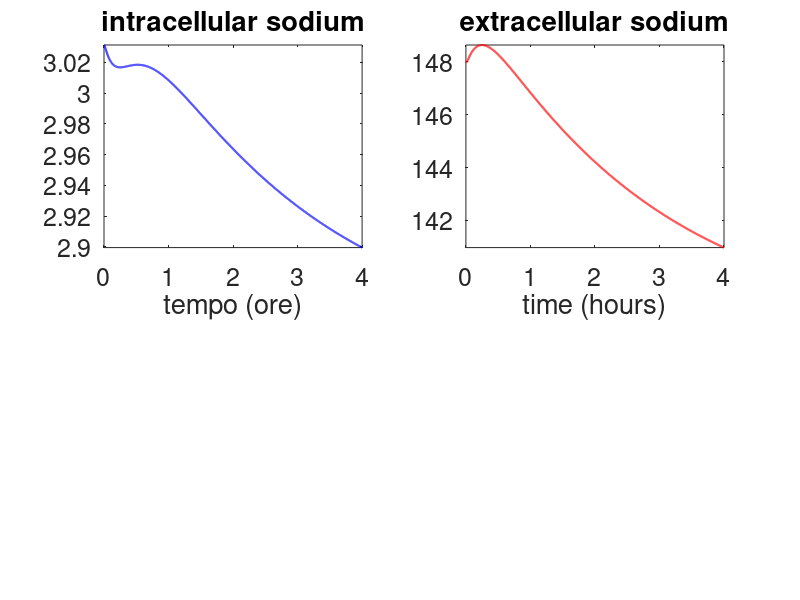
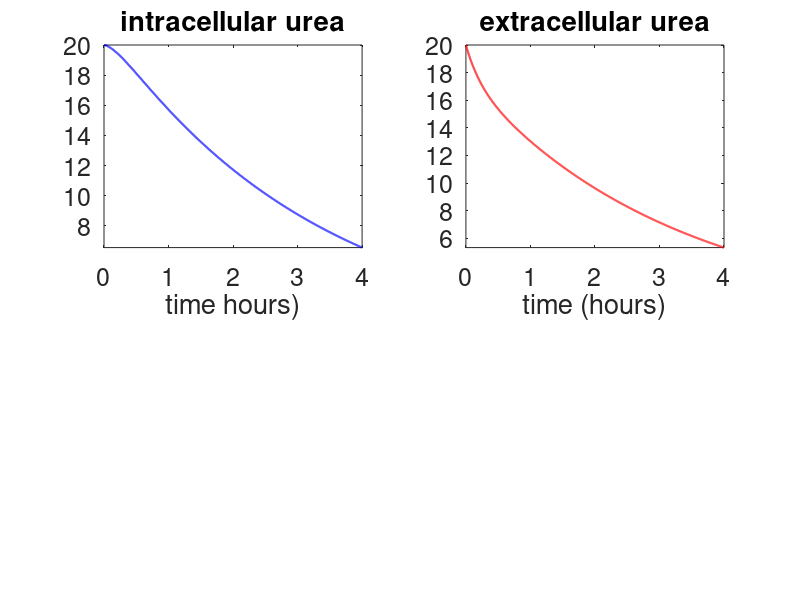
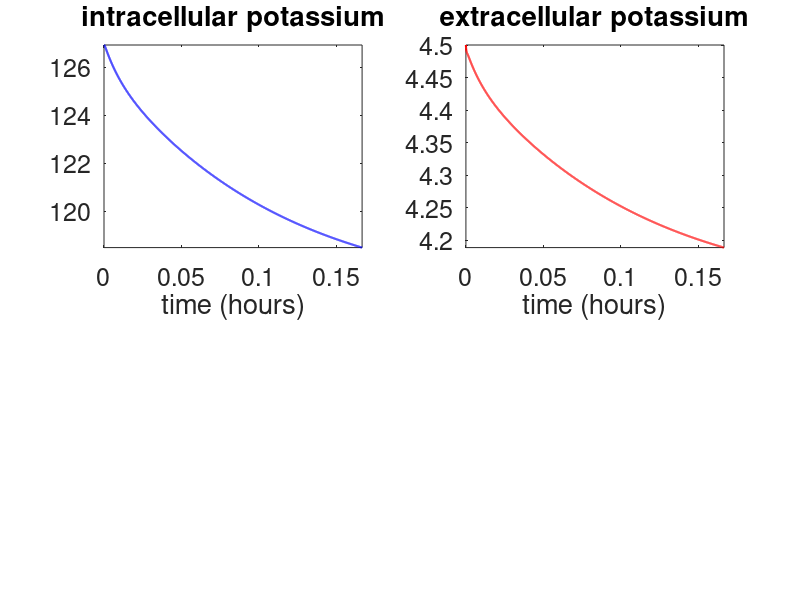
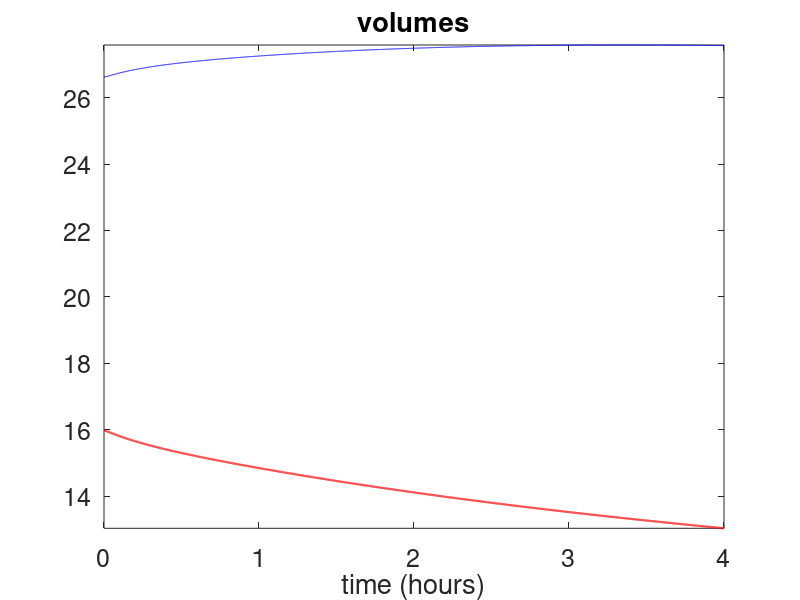

Recreate these plots in MATLAB, in order.
% clc
clear all
% close all
ki_Na = 1.5;
ke_Na = 0.02*ki_Na;
u_Na = 0.107;
cNa_d = 140;

ki_U = 0.77;
ke_U = 1*ki_U;
u_U = 0.075;
cU_d = 0;

ki_K = 1.5;
ke_K = 28.2*ki_K;
u_K = 0.045;
cK_d = 2;

d = 0.241;
qf = 2/240;
Ii = 0;  % immagino non beva durante la dialisi
Vt = 0.58*70+2;   % immagino che pesi 2 Kg in più a inizio dialisi

% metodo di Eulero 
dt = 0.1;  %minuti
t = (0:dt:4*60);
L = length(t);

Mi_Na = zeros(1,L);
Me_Na = zeros(1,L);
Mi_U = zeros(1,L);
Me_U = zeros(1,L);
Mi_K = zeros(1,L);
Me_K = zeros(1,L);
ci_Na = zeros(1,L);
ce_Na = zeros(1,L);
ci_U = zeros(1,L);
ce_U = zeros(1,L);
ci_K = zeros(1,L);
ce_K = zeros(1,L);
Vi = zeros(1,L);
Ve = zeros(1,L);
osmi = zeros(1,L);
osme = zeros(1,L);

% stato iniziale
Vi(1) = 5*Vt/8;
Ve(1) = 3*Vt/8;

ce_Na(1) = 148;
ci_Na(1) = ce_Na(1)*0.02+u_Na/ki_Na;
Mi_Na(1) = ci_Na(1)*Vi(1);
Me_Na(1) = ce_Na(1)*Ve(1);

ci_U(1) = 20;
ce_U(1) = ci_U(1);
Mi_U(1) = ci_U(1)*Vi(1);
Me_U(1) = ce_U(1)*Ve(1);


ce_K(1) = 4.5;
ci_K(1) = ce_K(1)*28.2+u_K/ki_K;
Mi_K(1) = ci_K(1)*Vi(1);
Me_K(1) = ce_K(1)*Ve(1);

Vi(1) = 5*Vt/8;
Ve(1) = 3*Vt/8;

osm0= 308;  % immagino una osmolatità alta a inizio dialisi
kf = 0.1;
ceqi = (osm0 - 0.93*(ci_Na(1) + ci_K(1) + ci_U(1))) /0.93;
ceqe = (osm0 - 0.93*(ce_Na(1) + ce_K(1) + ce_U(1))) /0.93;
osmi(1) = 0.93*(ci_Na(1) + ci_K(1) + ci_U(1) + ceqi);
osme(1) = 0.93*(ce_Na(1) + ce_K(1) + ce_U(1) + ceqe);


for j = 1:L-1
    dVi = kf*(osmi(j) - osme(j));
    dVe = Ii- qf - kf*(osmi(j) - osme(j));
    Vi(j+1)= Vi(j) + dt*dVi;
    Ve(j+1)= Ve(j) + dt*dVe;
    
    dMi_Na = - ki_Na*Mi_Na(j)/Vi(j) + ke_Na*Me_Na(j)/Ve(j) +u_Na;
    dMe_Na =   ki_Na*Mi_Na(j)/Vi(j) - ke_Na*Me_Na(j)/Ve(j) -d*(Me_Na(j)/Ve(j) -cNa_d)-qf*ce_Na(j);
    Mi_Na(j+1) = Mi_Na(j) + dt*dMi_Na;
    Me_Na(j+1) = Me_Na(j) + dt*dMe_Na;
    ci_Na(j+1) = Mi_Na(j+1)/Vi(j+1);
    ce_Na(j+1) = Me_Na(j+1)/Ve(j+1);
    
    dMi_U = - ki_U*Mi_U(j)/Vi(j) + ke_U*Me_U(j)/Ve(j) +u_U;
    dMe_U =   ki_U*Mi_U(j)/Vi(j) - ke_U*Me_U(j)/Ve(j) -d*(Me_U(j)/Ve(j) -cU_d)-qf*ce_U(j);
    Mi_U(j+1) = Mi_U(j) + dt*dMi_U;
    Me_U(j+1) = Me_U(j) + dt*dMe_U;
    ci_U(j+1) = Mi_U(j+1)/Vi(j+1);
    ce_U(j+1) = Me_U(j+1)/Ve(j+1);
    
    dMi_K = - ki_K*Mi_K(j)/Vi (j)+ ke_K*Me_K(j)/Ve(j) +u_K;
    dMe_K =   ki_K*Mi_K(j)/Vi(j) - ke_K*Me_K(j)/Ve(j) -d*(Me_K(j)/Ve(j) -cK_d)-qf*ce_K(j);
    Mi_K(j+1) = Mi_K(j) + dt*dMi_K;
    Me_K(j+1) = Me_K(j) + dt*dMe_K;
    ci_K(j+1) = Mi_K(j+1)/Vi(j+1);
    ce_K(j+1) = Me_K(j+1)/Ve(j+1);
    
    osmi(j+1) = 0.93*(ci_Na(j+1) + ci_K(j+1) + ci_U(j+1) + ceqi);
    osme(j+1) = 0.93*(ce_Na(j+1) + ce_K(j+1) + ce_U(j+1) + ceqe);
end

Width = 1.5;
Font = 18;


figure
subplot(221)
plot(t/60,ci_Na,'b','linewidth',Width)
title('intracellular sodium','fontsize',Font)
xlabel('tempo (ore)','fontsize',Font)
set(gca,'fontsize',Font)
axis tight
subplot(222)
plot(t/60,ce_Na,'r','linewidth',Width)
title('extracellular sodium','fontsize',Font)
xlabel('time (hours)','fontsize',Font)
set(gca,'fontsize',Font)
axis tight

figure
subplot(221)
plot(t/60,ci_U,'b','linewidth',Width)
title('intracellular urea','fontsize',Font)
xlabel('time hours)','fontsize',Font)
set(gca,'fontsize',Font)
axis tight
subplot(222)
plot(t/60,ce_U,'r','linewidth',Width)
title('extracellular urea','fontsize',Font)
xlabel('time (hours)','fontsize',Font)
set(gca,'fontsize',Font)
axis tight

figure
subplot(221)
plot(t/60/24,ci_K,'b','linewidth',Width)
title('intracellular potassium','fontsize',Font)
xlabel('time (hours)','fontsize',Font)
set(gca,'fontsize',Font)
axis tight
subplot(222)
plot(t/60/24,ce_K,'r','linewidth',Width)
title('extracellular potassium','fontsize',Font)
xlabel('time (hours)','fontsize',Font)
set(gca,'fontsize',Font)
axis tight

figure
plot(t/60,Vi,'b',t/60,Ve,'r','linewidth',Width)
title('volumes','fontsize',Font)
xlabel('time (hours)','fontsize',Font)
set(gca,'fontsize',Font)
axis tight


figure
plot(t/60,osmi,'b',t/60,osme,'r','linewidth',Width)
title('osmolarities','fontsize',Font)
xlabel('time (hours)','fontsize',Font)
set(gca,'fontsize',Font)
axis tight

    
